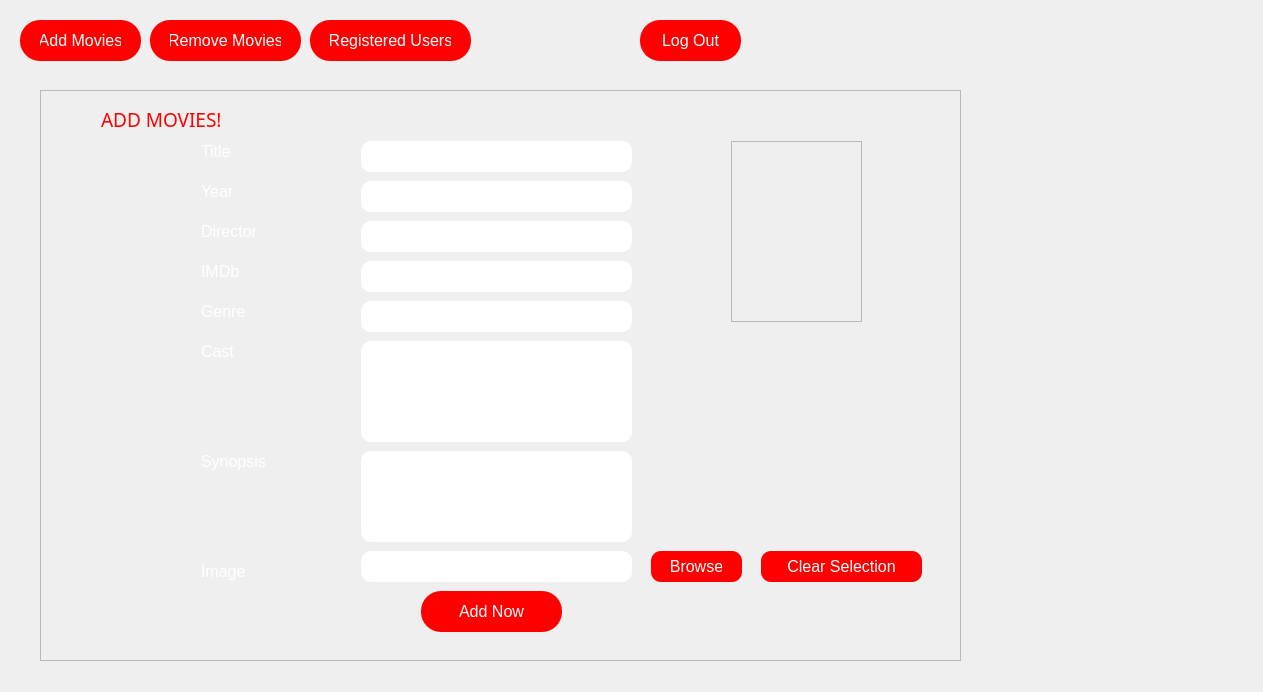
<?xml version="1.0" encoding="UTF-8"?>
<ui version="4.0">
 <class>AdminWin</class>
 <widget class="QMainWindow" name="AdminWin">
  <property name="geometry">
   <rect>
    <x>0</x>
    <y>0</y>
    <width>1263</width>
    <height>692</height>
   </rect>
  </property>
  <property name="windowTitle">
   <string>AdminWin</string>
  </property>
  <property name="styleSheet">
   <string notr="true">
	background-image: url(:/adminbackground.jpg);



</string>
  </property>
  <widget class="QWidget" name="centralWidget">
   <property name="styleSheet">
    <string notr="true"/>
   </property>
   <widget class="QStackedWidget" name="stackedWidget">
    <property name="geometry">
     <rect>
      <x>-10</x>
      <y>0</y>
      <width>981</width>
      <height>681</height>
     </rect>
    </property>
    <property name="styleSheet">
     <string notr="true"/>
    </property>
    <widget class="QWidget" name="addMovie">
     <widget class="QScrollArea" name="scrollArea">
      <property name="geometry">
       <rect>
        <x>50</x>
        <y>90</y>
        <width>921</width>
        <height>571</height>
       </rect>
      </property>
      <property name="styleSheet">
       <string notr="true"/>
      </property>
      <property name="widgetResizable">
       <bool>true</bool>
      </property>
      <widget class="QWidget" name="scrollAreaWidgetContents">
       <property name="geometry">
        <rect>
         <x>0</x>
         <y>0</y>
         <width>919</width>
         <height>569</height>
        </rect>
       </property>
       <widget class="QLabel" name="title_2">
        <property name="geometry">
         <rect>
          <x>160</x>
          <y>50</y>
          <width>111</width>
          <height>21</height>
         </rect>
        </property>
        <property name="font">
         <font>
          <pointsize>12</pointsize>
         </font>
        </property>
        <property name="styleSheet">
         <string notr="true">color:white;
</string>
        </property>
        <property name="text">
         <string>Title</string>
        </property>
       </widget>
       <widget class="QLabel" name="year_2">
        <property name="geometry">
         <rect>
          <x>160</x>
          <y>90</y>
          <width>111</width>
          <height>21</height>
         </rect>
        </property>
        <property name="font">
         <font>
          <pointsize>12</pointsize>
         </font>
        </property>
        <property name="styleSheet">
         <string notr="true">color:white;
</string>
        </property>
        <property name="text">
         <string>Year</string>
        </property>
       </widget>
       <widget class="QLabel" name="director_2">
        <property name="geometry">
         <rect>
          <x>160</x>
          <y>130</y>
          <width>111</width>
          <height>21</height>
         </rect>
        </property>
        <property name="font">
         <font>
          <pointsize>12</pointsize>
         </font>
        </property>
        <property name="styleSheet">
         <string notr="true">color:white;
</string>
        </property>
        <property name="text">
         <string>Director</string>
        </property>
       </widget>
       <widget class="QLabel" name="imdb_2">
        <property name="geometry">
         <rect>
          <x>160</x>
          <y>170</y>
          <width>111</width>
          <height>21</height>
         </rect>
        </property>
        <property name="font">
         <font>
          <pointsize>12</pointsize>
         </font>
        </property>
        <property name="styleSheet">
         <string notr="true">color:white;
</string>
        </property>
        <property name="text">
         <string>IMDb</string>
        </property>
       </widget>
       <widget class="QLabel" name="genre_2">
        <property name="geometry">
         <rect>
          <x>160</x>
          <y>210</y>
          <width>111</width>
          <height>21</height>
         </rect>
        </property>
        <property name="font">
         <font>
          <pointsize>12</pointsize>
         </font>
        </property>
        <property name="styleSheet">
         <string notr="true">color:white;
</string>
        </property>
        <property name="text">
         <string>Genre</string>
        </property>
       </widget>
       <widget class="QLineEdit" name="imdb">
        <property name="geometry">
         <rect>
          <x>320</x>
          <y>170</y>
          <width>271</width>
          <height>31</height>
         </rect>
        </property>
        <property name="styleSheet">
         <string notr="true">background:white;
color:black;
border-radius:10;</string>
        </property>
       </widget>
       <widget class="QLineEdit" name="director">
        <property name="geometry">
         <rect>
          <x>320</x>
          <y>130</y>
          <width>271</width>
          <height>31</height>
         </rect>
        </property>
        <property name="styleSheet">
         <string notr="true">background:white;
color:black;
border-radius:10;</string>
        </property>
       </widget>
       <widget class="QLineEdit" name="year">
        <property name="geometry">
         <rect>
          <x>320</x>
          <y>90</y>
          <width>271</width>
          <height>31</height>
         </rect>
        </property>
        <property name="styleSheet">
         <string notr="true">background:white;
color:black;
border-radius:10;</string>
        </property>
       </widget>
       <widget class="QLineEdit" name="title">
        <property name="geometry">
         <rect>
          <x>320</x>
          <y>50</y>
          <width>271</width>
          <height>31</height>
         </rect>
        </property>
        <property name="styleSheet">
         <string notr="true">background:white;
color:black;
border-radius:10;</string>
        </property>
       </widget>
       <widget class="QLineEdit" name="genre">
        <property name="geometry">
         <rect>
          <x>320</x>
          <y>210</y>
          <width>271</width>
          <height>31</height>
         </rect>
        </property>
        <property name="styleSheet">
         <string notr="true">background:white;
color:black;
border-radius:10;</string>
        </property>
       </widget>
       <widget class="QTextEdit" name="cast">
        <property name="geometry">
         <rect>
          <x>320</x>
          <y>250</y>
          <width>271</width>
          <height>101</height>
         </rect>
        </property>
        <property name="styleSheet">
         <string notr="true">background:white;
color:black;
border-radius:10;</string>
        </property>
       </widget>
       <widget class="QLabel" name="cast_2">
        <property name="geometry">
         <rect>
          <x>160</x>
          <y>250</y>
          <width>111</width>
          <height>21</height>
         </rect>
        </property>
        <property name="font">
         <font>
          <pointsize>12</pointsize>
         </font>
        </property>
        <property name="styleSheet">
         <string notr="true">color:white;
</string>
        </property>
        <property name="text">
         <string>Cast</string>
        </property>
       </widget>
       <widget class="QPushButton" name="add">
        <property name="geometry">
         <rect>
          <x>380</x>
          <y>500</y>
          <width>141</width>
          <height>41</height>
         </rect>
        </property>
        <property name="font">
         <font>
          <pointsize>12</pointsize>
         </font>
        </property>
        <property name="styleSheet">
         <string notr="true">
	color: rgb(170, 0, 0);
padding-left:20px;
padding-right:20px;
border-radius:20px;
background:rgb(255, 0, 0);
color:rgb(255, 255, 255);
</string>
        </property>
        <property name="text">
         <string>Add Now</string>
        </property>
       </widget>
       <widget class="QLabel" name="image_2">
        <property name="geometry">
         <rect>
          <x>160</x>
          <y>470</y>
          <width>111</width>
          <height>21</height>
         </rect>
        </property>
        <property name="font">
         <font>
          <pointsize>12</pointsize>
         </font>
        </property>
        <property name="styleSheet">
         <string notr="true">color:white;
</string>
        </property>
        <property name="text">
         <string>Image</string>
        </property>
       </widget>
       <widget class="QLineEdit" name="image">
        <property name="geometry">
         <rect>
          <x>320</x>
          <y>460</y>
          <width>271</width>
          <height>31</height>
         </rect>
        </property>
        <property name="styleSheet">
         <string notr="true">background:white;
color:black;
border-radius:10;</string>
        </property>
       </widget>
       <widget class="QLabel" name="synopsis_2">
        <property name="geometry">
         <rect>
          <x>160</x>
          <y>360</y>
          <width>111</width>
          <height>21</height>
         </rect>
        </property>
        <property name="font">
         <font>
          <pointsize>12</pointsize>
         </font>
        </property>
        <property name="styleSheet">
         <string notr="true">color:white;
</string>
        </property>
        <property name="text">
         <string>Synopsis</string>
        </property>
       </widget>
       <widget class="QTextEdit" name="synopsis">
        <property name="geometry">
         <rect>
          <x>320</x>
          <y>360</y>
          <width>271</width>
          <height>91</height>
         </rect>
        </property>
        <property name="styleSheet">
         <string notr="true">background:white;
color:black;
border-radius:10;</string>
        </property>
       </widget>
       <widget class="QLabel" name="label">
        <property name="geometry">
         <rect>
          <x>60</x>
          <y>20</y>
          <width>131</width>
          <height>16</height>
         </rect>
        </property>
        <property name="font">
         <font>
          <family>MV Boli</family>
          <pointsize>14</pointsize>
         </font>
        </property>
        <property name="styleSheet">
         <string notr="true">color:red;</string>
        </property>
        <property name="text">
         <string>ADD MOVIES!</string>
        </property>
       </widget>
       <widget class="QLabel" name="piclabel">
        <property name="geometry">
         <rect>
          <x>690</x>
          <y>50</y>
          <width>131</width>
          <height>181</height>
         </rect>
        </property>
        <property name="maximumSize">
         <size>
          <width>131</width>
          <height>181</height>
         </size>
        </property>
        <property name="sizeIncrement">
         <size>
          <width>131</width>
          <height>181</height>
         </size>
        </property>
        <property name="styleSheet">
         <string notr="true">color:white;</string>
        </property>
        <property name="frameShape">
         <enum>QFrame::StyledPanel</enum>
        </property>
        <property name="lineWidth">
         <number>18</number>
        </property>
        <property name="text">
         <string/>
        </property>
       </widget>
       <widget class="QPushButton" name="browse">
        <property name="geometry">
         <rect>
          <x>610</x>
          <y>460</y>
          <width>91</width>
          <height>31</height>
         </rect>
        </property>
        <property name="font">
         <font>
          <pointsize>12</pointsize>
         </font>
        </property>
        <property name="styleSheet">
         <string notr="true">
	color: rgb(170, 0, 0);
padding-left:20px;
padding-right:20px;
border-radius:10px;
background:rgb(255, 0, 0);
color:rgb(255, 255, 255);
</string>
        </property>
        <property name="text">
         <string>Browse</string>
        </property>
       </widget>
       <widget class="QPushButton" name="clear">
        <property name="geometry">
         <rect>
          <x>720</x>
          <y>460</y>
          <width>161</width>
          <height>31</height>
         </rect>
        </property>
        <property name="font">
         <font>
          <pointsize>12</pointsize>
         </font>
        </property>
        <property name="styleSheet">
         <string notr="true">
	color: rgb(170, 0, 0);
padding-left:20px;
padding-right:20px;
border-radius:10px;
background:rgb(255, 0, 0);
color:rgb(255, 255, 255);
</string>
        </property>
        <property name="text">
         <string>Clear Selection</string>
        </property>
       </widget>
      </widget>
     </widget>
    </widget>
    <widget class="QWidget" name="removeMovie">
     <widget class="QScrollArea" name="scrollArea_2">
      <property name="geometry">
       <rect>
        <x>50</x>
        <y>90</y>
        <width>851</width>
        <height>551</height>
       </rect>
      </property>
      <property name="styleSheet">
       <string notr="true"/>
      </property>
      <property name="widgetResizable">
       <bool>true</bool>
      </property>
      <widget class="QWidget" name="scrollAreaWidgetContents_2">
       <property name="geometry">
        <rect>
         <x>0</x>
         <y>0</y>
         <width>849</width>
         <height>549</height>
        </rect>
       </property>
       <widget class="QLabel" name="title_3">
        <property name="geometry">
         <rect>
          <x>180</x>
          <y>200</y>
          <width>111</width>
          <height>21</height>
         </rect>
        </property>
        <property name="font">
         <font>
          <pointsize>12</pointsize>
         </font>
        </property>
        <property name="styleSheet">
         <string notr="true">color:white;
</string>
        </property>
        <property name="text">
         <string>Title</string>
        </property>
       </widget>
       <widget class="QLineEdit" name="title_4">
        <property name="geometry">
         <rect>
          <x>340</x>
          <y>200</y>
          <width>271</width>
          <height>31</height>
         </rect>
        </property>
        <property name="styleSheet">
         <string notr="true">background:white;
color:black;
border-radius:10;</string>
        </property>
       </widget>
       <widget class="QPushButton" name="pushButton_6">
        <property name="geometry">
         <rect>
          <x>400</x>
          <y>280</y>
          <width>141</width>
          <height>41</height>
         </rect>
        </property>
        <property name="font">
         <font>
          <pointsize>12</pointsize>
         </font>
        </property>
        <property name="styleSheet">
         <string notr="true">
	color: rgb(170, 0, 0);
padding-left:20px;
padding-right:20px;
border-radius:20px;
background:rgb(255, 0, 0);
color:rgb(255, 255, 255);
</string>
        </property>
        <property name="text">
         <string>Remove Now</string>
        </property>
       </widget>
       <widget class="QLabel" name="label_2">
        <property name="geometry">
         <rect>
          <x>60</x>
          <y>20</y>
          <width>191</width>
          <height>16</height>
         </rect>
        </property>
        <property name="font">
         <font>
          <family>MV Boli</family>
          <pointsize>14</pointsize>
         </font>
        </property>
        <property name="styleSheet">
         <string notr="true">color:red;</string>
        </property>
        <property name="text">
         <string>REMOVE MOVIE!</string>
        </property>
       </widget>
      </widget>
     </widget>
    </widget>
    <widget class="QWidget" name="usersList">
     <widget class="QScrollArea" name="scrollArea_3">
      <property name="geometry">
       <rect>
        <x>50</x>
        <y>90</y>
        <width>851</width>
        <height>551</height>
       </rect>
      </property>
      <property name="autoFillBackground">
       <bool>true</bool>
      </property>
      <property name="styleSheet">
       <string notr="true"/>
      </property>
      <property name="widgetResizable">
       <bool>true</bool>
      </property>
      <widget class="QWidget" name="scrollAreaWidgetContents_3">
       <property name="geometry">
        <rect>
         <x>0</x>
         <y>0</y>
         <width>849</width>
         <height>549</height>
        </rect>
       </property>
       <widget class="QLabel" name="label_3">
        <property name="geometry">
         <rect>
          <x>60</x>
          <y>20</y>
          <width>191</width>
          <height>16</height>
         </rect>
        </property>
        <property name="font">
         <font>
          <family>MV Boli</family>
          <pointsize>14</pointsize>
         </font>
        </property>
        <property name="styleSheet">
         <string notr="true">color:red;</string>
        </property>
        <property name="text">
         <string>USER'S LIST:</string>
        </property>
       </widget>
       <widget class="QTableView" name="tableView">
        <property name="geometry">
         <rect>
          <x>50</x>
          <y>60</y>
          <width>611</width>
          <height>391</height>
         </rect>
        </property>
       </widget>
       <widget class="QPushButton" name="show">
        <property name="geometry">
         <rect>
          <x>290</x>
          <y>490</y>
          <width>121</width>
          <height>41</height>
         </rect>
        </property>
        <property name="font">
         <font>
          <pointsize>12</pointsize>
         </font>
        </property>
        <property name="styleSheet">
         <string notr="true">
	color: rgb(170, 0, 0);
padding-left:20px;
padding-right:20px;
border-radius:20px;
background:rgb(255, 0, 0);
color:rgb(255, 255, 255);
</string>
        </property>
        <property name="text">
         <string>Show Data</string>
        </property>
       </widget>
       <widget class="QLineEdit" name="lineEdit">
        <property name="geometry">
         <rect>
          <x>360</x>
          <y>20</y>
          <width>251</width>
          <height>31</height>
         </rect>
        </property>
        <property name="styleSheet">
         <string notr="true">background:white;
color:black;
border-radius:10;</string>
        </property>
       </widget>
      </widget>
     </widget>
    </widget>
   </widget>
   <widget class="QPushButton" name="pushButton">
    <property name="geometry">
     <rect>
      <x>20</x>
      <y>20</y>
      <width>121</width>
      <height>41</height>
     </rect>
    </property>
    <property name="font">
     <font>
      <pointsize>12</pointsize>
     </font>
    </property>
    <property name="styleSheet">
     <string notr="true">
	color: rgb(170, 0, 0);
padding-left:20px;
padding-right:20px;
border-radius:20px;
background:rgb(255, 0, 0);
color:rgb(255, 255, 255);
</string>
    </property>
    <property name="text">
     <string>Add Movies</string>
    </property>
   </widget>
   <widget class="QPushButton" name="pushButton_2">
    <property name="geometry">
     <rect>
      <x>150</x>
      <y>20</y>
      <width>151</width>
      <height>41</height>
     </rect>
    </property>
    <property name="font">
     <font>
      <pointsize>12</pointsize>
     </font>
    </property>
    <property name="styleSheet">
     <string notr="true">
	color: rgb(170, 0, 0);
padding-left:20px;
padding-right:20px;
border-radius:20px;
background:rgb(255, 0, 0);
color:rgb(255, 255, 255);
</string>
    </property>
    <property name="text">
     <string>Remove Movies</string>
    </property>
   </widget>
   <widget class="QPushButton" name="pushButton_3">
    <property name="geometry">
     <rect>
      <x>310</x>
      <y>20</y>
      <width>161</width>
      <height>41</height>
     </rect>
    </property>
    <property name="font">
     <font>
      <pointsize>12</pointsize>
     </font>
    </property>
    <property name="styleSheet">
     <string notr="true">
	color: rgb(170, 0, 0);
padding-left:20px;
padding-right:20px;
border-radius:20px;
background:rgb(255, 0, 0);
color:rgb(255, 255, 255);
</string>
    </property>
    <property name="text">
     <string>Registered Users</string>
    </property>
   </widget>
   <widget class="QPushButton" name="pushButton_4">
    <property name="geometry">
     <rect>
      <x>640</x>
      <y>20</y>
      <width>101</width>
      <height>41</height>
     </rect>
    </property>
    <property name="font">
     <font>
      <pointsize>12</pointsize>
     </font>
    </property>
    <property name="styleSheet">
     <string notr="true">
	color: rgb(170, 0, 0);
padding-left:20px;
padding-right:20px;
border-radius:20px;
background:rgb(255, 0, 0);
color:rgb(255, 255, 255);
</string>
    </property>
    <property name="text">
     <string>Log Out</string>
    </property>
   </widget>
  </widget>
 </widget>
 <layoutdefault spacing="6" margin="11"/>
 <resources/>
 <connections/>
</ui>
